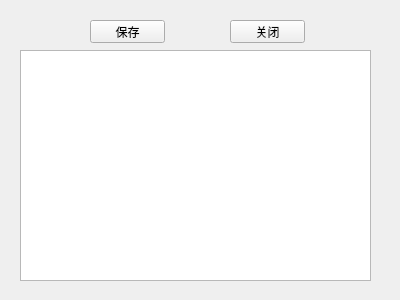
<?xml version="1.0" encoding="UTF-8"?>
<ui version="4.0">
 <class>Text_Edit</class>
 <widget class="QWidget" name="Text_Edit">
  <property name="geometry">
   <rect>
    <x>0</x>
    <y>0</y>
    <width>400</width>
    <height>300</height>
   </rect>
  </property>
  <property name="windowTitle">
   <string>Form</string>
  </property>
  <widget class="QPushButton" name="pushButton">
   <property name="geometry">
    <rect>
     <x>90</x>
     <y>20</y>
     <width>75</width>
     <height>23</height>
    </rect>
   </property>
   <property name="text">
    <string>保存</string>
   </property>
  </widget>
  <widget class="QPushButton" name="pushButton_2">
   <property name="geometry">
    <rect>
     <x>230</x>
     <y>20</y>
     <width>75</width>
     <height>23</height>
    </rect>
   </property>
   <property name="text">
    <string>关闭</string>
   </property>
  </widget>
  <widget class="QTextEdit" name="textEdit">
   <property name="geometry">
    <rect>
     <x>20</x>
     <y>50</y>
     <width>351</width>
     <height>231</height>
    </rect>
   </property>
  </widget>
 </widget>
 <resources/>
 <connections/>
</ui>
